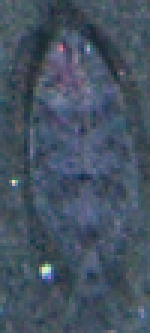
#> input picture yolov7/data/dataset_cropped/flounder/122.png, 50 x 111 px (shown 3 times larger)
$ python -i denoiseDataset.py   (imports and definitions only)
#> lines starting #> are read from the running program, lines starting #| are printed output that depends on the picture
import numpy as np
import cv2
import os
import matplotlib.pyplot as plt
from skimage.color import rgb2gray
import scipy.ndimage
from PIL import Image

def GaussianBlur(i):
    return cv2.GaussianBlur(i, (5,5), 0)
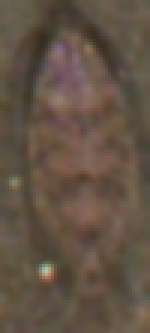
#> returned value: shape (111, 50, 3) (shown 3 times larger); mean of channels 0, 1, 2 68.9, 82.8, 98.6; drawn as B, G, R

def MedianBlur(i, winsize = 5):
    return cv2.medianBlur(i, winsize)

#Opening is just another name of erosion followed by dilation.
# It is useful in removing noise, as we explained above.
# [4 lines left out: function MorphOpening, not called in this run]

def denoise(image):
    image = np.uint8(GaussianBlur(image)*255)
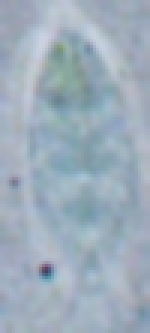
#> image: shape (111, 50, 3) (shown 3 times larger); mean of channels 0, 1, 2 187.1, 173.2, 157.4; drawn as B, G, R
    avg = np.mean(image)
#> avg = 172.6
    glare_threshold = avg*1.4
#> glare_threshold = 241.6
    mask = np.uint8(image>glare_threshold)
#> mask: shape (111, 50, 3); every value is 0
#> (the run stopped early here; a loop or call above may not have finished)

$ run again, on yolov7/data/dataset_cropped/flounder/155.png
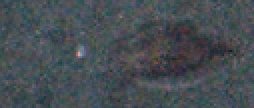
#> input picture yolov7/data/dataset_cropped/flounder/155.png, 127 x 54 px (shown 2 times larger)
#> in GaussianBlur, `return cv2.GaussianBlur(i, (5,5), 0)`:
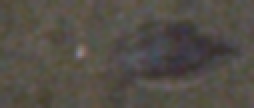
#> returned value: shape (54, 127, 3) (shown 2 times larger); mean of channels 0, 1, 2 70.5, 77.5, 82.8; drawn as B, G, R
#> in denoise, `image = np.uint8(GaussianBlur(image)*255)`:
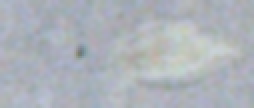
#> image: shape (54, 127, 3) (shown 2 times larger); mean of channels 0, 1, 2 185.5, 178.5, 173.2; drawn as B, G, R
#> avg = 179.1
#> glare_threshold = 250.7
#> mask: shape (54, 127, 3); every value is 0

$ run again, on yolov7/data/dataset_cropped/flounder/171.png
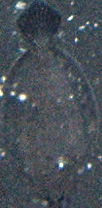
#> input picture yolov7/data/dataset_cropped/flounder/171.png, 102 x 208 px
#> in GaussianBlur, `return cv2.GaussianBlur(i, (5,5), 0)`:
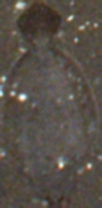
#> returned value: shape (208, 102, 3); mean of channels 0, 1, 2 72.3, 79.9, 87.5; drawn as B, G, R
#> in denoise, `image = np.uint8(GaussianBlur(image)*255)`:
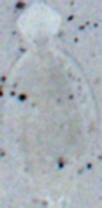
#> image: shape (208, 102, 3); mean of channels 0, 1, 2 183.7, 176.1, 168.5; drawn as B, G, R
#> avg = 176.1
#> glare_threshold = 246.6
#> mask: shape (208, 102, 3); every value is 0

$ run again, on yolov7/data/dataset_cropped/flounder/175.png
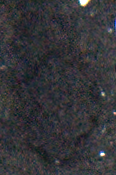
#> input picture yolov7/data/dataset_cropped/flounder/175.png, 116 x 175 px
#> in GaussianBlur, `return cv2.GaussianBlur(i, (5,5), 0)`:
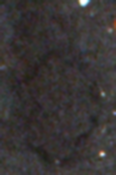
#> returned value: shape (175, 116, 3); mean of channels 0, 1, 2 52.7, 52.7, 56.7; drawn as B, G, R
#> in denoise, `image = np.uint8(GaussianBlur(image)*255)`:
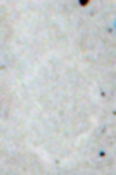
#> image: shape (175, 116, 3); mean of channels 0, 1, 2 203.3, 203.3, 199.3; drawn as B, G, R
#> avg = 202
#> glare_threshold = 282.8
#> mask: shape (175, 116, 3); every value is 0
